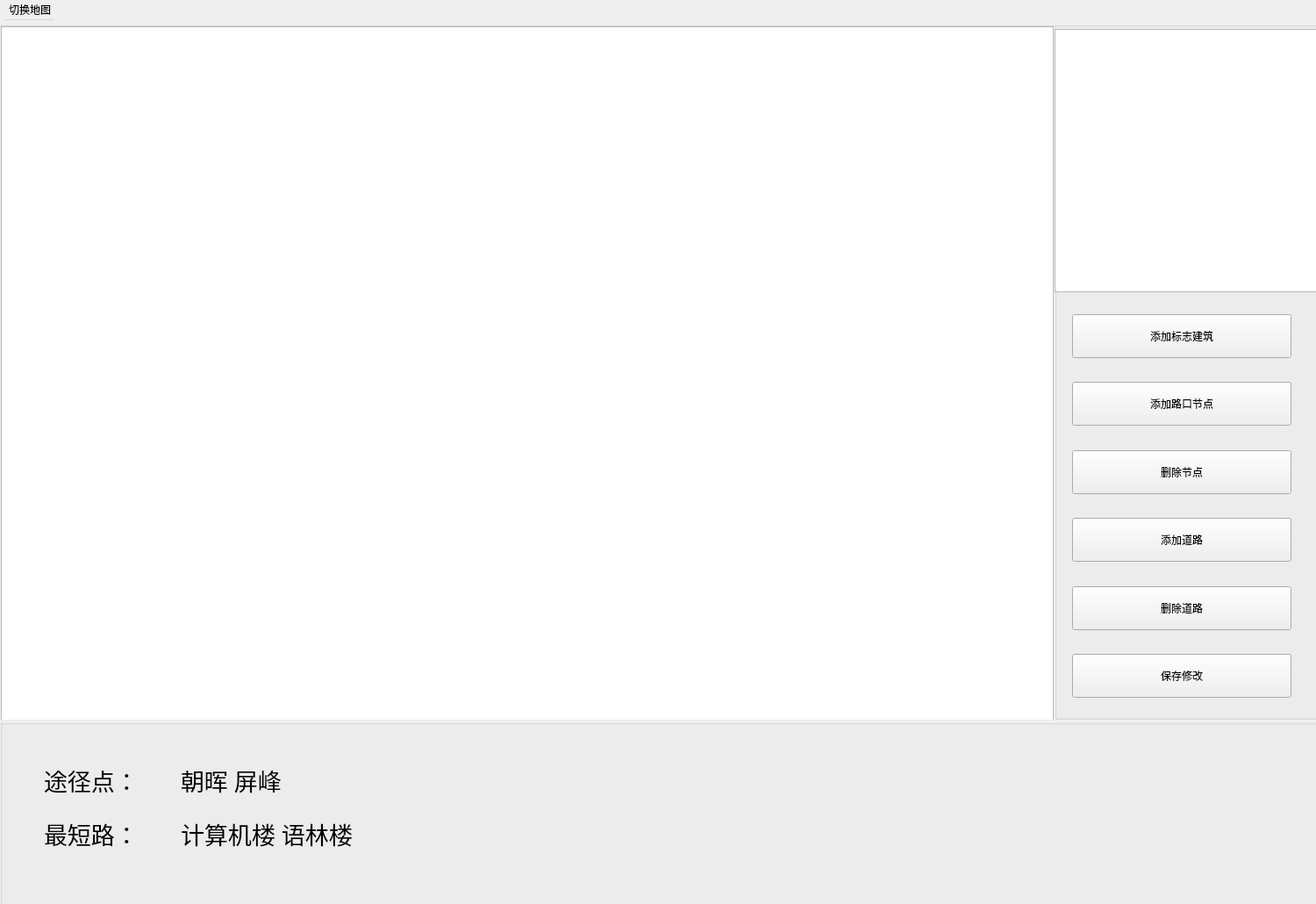
<?xml version="1.0" encoding="UTF-8"?>
<ui version="4.0">
 <class>MainWindow</class>
 <widget class="QMainWindow" name="MainWindow">
  <property name="enabled">
   <bool>true</bool>
  </property>
  <property name="geometry">
   <rect>
    <x>0</x>
    <y>0</y>
    <width>1500</width>
    <height>1030</height>
   </rect>
  </property>
  <property name="minimumSize">
   <size>
    <width>1500</width>
    <height>1030</height>
   </size>
  </property>
  <property name="maximumSize">
   <size>
    <width>1500</width>
    <height>1030</height>
   </size>
  </property>
  <property name="windowTitle">
   <string>MainWindow</string>
  </property>
  <widget class="QWidget" name="centralwidget">
   <property name="minimumSize">
    <size>
     <width>1500</width>
     <height>1000</height>
    </size>
   </property>
   <property name="maximumSize">
    <size>
     <width>1500</width>
     <height>1000</height>
    </size>
   </property>
   <widget class="QWidget" name="">
    <property name="geometry">
     <rect>
      <x>0</x>
      <y>-10</y>
      <width>1504</width>
      <height>1013</height>
     </rect>
    </property>
    <layout class="QVBoxLayout" name="verticalLayout">
     <property name="spacing">
      <number>0</number>
     </property>
     <item>
      <layout class="QHBoxLayout" name="horizontalLayout">
       <property name="spacing">
        <number>0</number>
       </property>
       <item>
        <widget class="QGroupBox" name="mapAera">
         <property name="minimumSize">
          <size>
           <width>1200</width>
           <height>800</height>
          </size>
         </property>
         <property name="maximumSize">
          <size>
           <width>1200</width>
           <height>800</height>
          </size>
         </property>
         <property name="font">
          <font>
           <family>Adobe Arabic</family>
           <pointsize>20</pointsize>
          </font>
         </property>
         <property name="title">
          <string/>
         </property>
         <widget class="QGraphicsView" name="mapGraphicsView">
          <property name="geometry">
           <rect>
            <x>0</x>
            <y>10</y>
            <width>1200</width>
            <height>800</height>
           </rect>
          </property>
          <property name="minimumSize">
           <size>
            <width>1200</width>
            <height>800</height>
           </size>
          </property>
          <property name="maximumSize">
           <size>
            <width>1200</width>
            <height>800</height>
           </size>
          </property>
         </widget>
        </widget>
       </item>
       <item>
        <widget class="QGroupBox" name="inputAera">
         <property name="minimumSize">
          <size>
           <width>300</width>
           <height>800</height>
          </size>
         </property>
         <property name="maximumSize">
          <size>
           <width>300</width>
           <height>800</height>
          </size>
         </property>
         <property name="title">
          <string/>
         </property>
         <widget class="QWidget" name="">
          <property name="geometry">
           <rect>
            <x>0</x>
            <y>10</y>
            <width>302</width>
            <height>811</height>
           </rect>
          </property>
          <layout class="QVBoxLayout" name="verticalLayout_2">
           <property name="spacing">
            <number>0</number>
           </property>
           <item>
            <widget class="QGraphicsView" name="graphicsView">
             <property name="minimumSize">
              <size>
               <width>300</width>
               <height>300</height>
              </size>
             </property>
             <property name="maximumSize">
              <size>
               <width>300</width>
               <height>300</height>
              </size>
             </property>
            </widget>
           </item>
           <item>
            <widget class="QStackedWidget" name="stackedWidget">
             <property name="minimumSize">
              <size>
               <width>300</width>
               <height>500</height>
              </size>
             </property>
             <property name="maximumSize">
              <size>
               <width>300</width>
               <height>500</height>
              </size>
             </property>
             <property name="currentIndex">
              <number>1</number>
             </property>
             <widget class="QWidget" name="pageNav">
              <widget class="QWidget" name="">
               <property name="geometry">
                <rect>
                 <x>0</x>
                 <y>0</y>
                 <width>334</width>
                 <height>491</height>
                </rect>
               </property>
               <layout class="QVBoxLayout" name="navUserSet_3">
                <property name="spacing">
                 <number>0</number>
                </property>
                <item>
                 <layout class="QVBoxLayout" name="algorithmChoice_3">
                  <property name="spacing">
                   <number>0</number>
                  </property>
                  <item>
                   <layout class="QHBoxLayout" name="horizontalLayout_15">
                    <property name="spacing">
                     <number>0</number>
                    </property>
                    <property name="leftMargin">
                     <number>5</number>
                    </property>
                    <property name="topMargin">
                     <number>10</number>
                    </property>
                    <property name="rightMargin">
                     <number>5</number>
                    </property>
                    <item>
                     <widget class="QRadioButton" name="heap">
                      <property name="minimumSize">
                       <size>
                        <width>150</width>
                        <height>0</height>
                       </size>
                      </property>
                      <property name="maximumSize">
                       <size>
                        <width>150</width>
                        <height>16777215</height>
                       </size>
                      </property>
                      <property name="font">
                       <font>
                        <family>Adobe Arabic</family>
                        <pointsize>14</pointsize>
                       </font>
                      </property>
                      <property name="text">
                       <string>Heap-Dijkstra</string>
                      </property>
                     </widget>
                    </item>
                    <item>
                     <spacer name="verticalSpacer_13">
                      <property name="orientation">
                       <enum>Qt::Vertical</enum>
                      </property>
                      <property name="sizeHint" stdset="0">
                       <size>
                        <width>20</width>
                        <height>40</height>
                       </size>
                      </property>
                     </spacer>
                    </item>
                    <item>
                     <widget class="QRadioButton" name="aStar">
                      <property name="minimumSize">
                       <size>
                        <width>150</width>
                        <height>0</height>
                       </size>
                      </property>
                      <property name="maximumSize">
                       <size>
                        <width>150</width>
                        <height>16777215</height>
                       </size>
                      </property>
                      <property name="font">
                       <font>
                        <family>Adobe Arabic</family>
                        <pointsize>14</pointsize>
                       </font>
                      </property>
                      <property name="text">
                       <string>A*</string>
                      </property>
                     </widget>
                    </item>
                   </layout>
                  </item>
                  <item>
                   <layout class="QHBoxLayout" name="horizontalLayout_14">
                    <property name="spacing">
                     <number>0</number>
                    </property>
                    <property name="leftMargin">
                     <number>8</number>
                    </property>
                    <property name="topMargin">
                     <number>10</number>
                    </property>
                    <property name="rightMargin">
                     <number>8</number>
                    </property>
                    <item>
                     <widget class="QRadioButton" name="dijkstra">
                      <property name="minimumSize">
                       <size>
                        <width>140</width>
                        <height>0</height>
                       </size>
                      </property>
                      <property name="maximumSize">
                       <size>
                        <width>140</width>
                        <height>16777215</height>
                       </size>
                      </property>
                      <property name="font">
                       <font>
                        <family>Adobe Arabic</family>
                        <pointsize>14</pointsize>
                       </font>
                      </property>
                      <property name="text">
                       <string>Dijkstra</string>
                      </property>
                     </widget>
                    </item>
                    <item>
                     <spacer name="verticalSpacer_15">
                      <property name="orientation">
                       <enum>Qt::Vertical</enum>
                      </property>
                      <property name="sizeHint" stdset="0">
                       <size>
                        <width>20</width>
                        <height>30</height>
                       </size>
                      </property>
                     </spacer>
                    </item>
                    <item>
                     <widget class="QRadioButton" name="bfs">
                      <property name="minimumSize">
                       <size>
                        <width>150</width>
                        <height>0</height>
                       </size>
                      </property>
                      <property name="maximumSize">
                       <size>
                        <width>150</width>
                        <height>16777215</height>
                       </size>
                      </property>
                      <property name="font">
                       <font>
                        <family>Adobe Arabic</family>
                        <pointsize>14</pointsize>
                       </font>
                      </property>
                      <property name="text">
                       <string>BFS</string>
                      </property>
                     </widget>
                    </item>
                   </layout>
                  </item>
                  <item>
                   <layout class="QHBoxLayout" name="horizontalLayout_13">
                    <property name="spacing">
                     <number>0</number>
                    </property>
                    <property name="leftMargin">
                     <number>5</number>
                    </property>
                    <property name="topMargin">
                     <number>10</number>
                    </property>
                    <property name="rightMargin">
                     <number>5</number>
                    </property>
                    <item>
                     <widget class="QRadioButton" name="spfa">
                      <property name="minimumSize">
                       <size>
                        <width>140</width>
                        <height>0</height>
                       </size>
                      </property>
                      <property name="maximumSize">
                       <size>
                        <width>140</width>
                        <height>16777215</height>
                       </size>
                      </property>
                      <property name="font">
                       <font>
                        <family>Adobe Arabic</family>
                        <pointsize>14</pointsize>
                       </font>
                      </property>
                      <property name="text">
                       <string>SPFA</string>
                      </property>
                     </widget>
                    </item>
                    <item>
                     <spacer name="verticalSpacer_14">
                      <property name="orientation">
                       <enum>Qt::Vertical</enum>
                      </property>
                      <property name="sizeHint" stdset="0">
                       <size>
                        <width>20</width>
                        <height>30</height>
                       </size>
                      </property>
                     </spacer>
                    </item>
                    <item>
                     <widget class="QRadioButton" name="gene">
                      <property name="minimumSize">
                       <size>
                        <width>150</width>
                        <height>0</height>
                       </size>
                      </property>
                      <property name="maximumSize">
                       <size>
                        <width>150</width>
                        <height>16777215</height>
                       </size>
                      </property>
                      <property name="font">
                       <font>
                        <family>Adobe Arabic</family>
                        <pointsize>14</pointsize>
                       </font>
                      </property>
                      <property name="text">
                       <string>遗传</string>
                      </property>
                     </widget>
                    </item>
                   </layout>
                  </item>
                  <item>
                   <layout class="QHBoxLayout" name="horizontalLayout_4">
                    <property name="spacing">
                     <number>0</number>
                    </property>
                    <property name="leftMargin">
                     <number>5</number>
                    </property>
                    <property name="topMargin">
                     <number>10</number>
                    </property>
                    <property name="rightMargin">
                     <number>5</number>
                    </property>
                    <property name="bottomMargin">
                     <number>10</number>
                    </property>
                    <item>
                     <widget class="QRadioButton" name="floyd">
                      <property name="minimumSize">
                       <size>
                        <width>140</width>
                        <height>0</height>
                       </size>
                      </property>
                      <property name="maximumSize">
                       <size>
                        <width>140</width>
                        <height>16777215</height>
                       </size>
                      </property>
                      <property name="font">
                       <font>
                        <family>Adobe Arabic</family>
                        <pointsize>14</pointsize>
                       </font>
                      </property>
                      <property name="text">
                       <string>Floyd</string>
                      </property>
                     </widget>
                    </item>
                    <item>
                     <spacer name="verticalSpacer_19">
                      <property name="orientation">
                       <enum>Qt::Vertical</enum>
                      </property>
                      <property name="sizeHint" stdset="0">
                       <size>
                        <width>20</width>
                        <height>40</height>
                       </size>
                      </property>
                     </spacer>
                    </item>
                    <item>
                     <spacer name="horizontalSpacer_45">
                      <property name="orientation">
                       <enum>Qt::Horizontal</enum>
                      </property>
                      <property name="sizeHint" stdset="0">
                       <size>
                        <width>150</width>
                        <height>20</height>
                       </size>
                      </property>
                     </spacer>
                    </item>
                   </layout>
                  </item>
                 </layout>
                </item>
                <item>
                 <layout class="QHBoxLayout" name="nextAndReset_3">
                  <property name="spacing">
                   <number>0</number>
                  </property>
                  <item>
                   <spacer name="horizontalSpacer_7">
                    <property name="orientation">
                     <enum>Qt::Horizontal</enum>
                    </property>
                    <property name="sizeHint" stdset="0">
                     <size>
                      <width>33</width>
                      <height>20</height>
                     </size>
                    </property>
                   </spacer>
                  </item>
                  <item>
                   <widget class="QPushButton" name="pushButton">
                    <property name="minimumSize">
                     <size>
                      <width>100</width>
                      <height>0</height>
                     </size>
                    </property>
                    <property name="maximumSize">
                     <size>
                      <width>100</width>
                      <height>16777215</height>
                     </size>
                    </property>
                    <property name="font">
                     <font>
                      <family>Adobe Arabic</family>
                      <pointsize>14</pointsize>
                     </font>
                    </property>
                    <property name="text">
                     <string>下一步</string>
                    </property>
                   </widget>
                  </item>
                  <item>
                   <spacer name="horizontalSpacer_8">
                    <property name="orientation">
                     <enum>Qt::Horizontal</enum>
                    </property>
                    <property name="sizeHint" stdset="0">
                     <size>
                      <width>33</width>
                      <height>20</height>
                     </size>
                    </property>
                   </spacer>
                  </item>
                  <item>
                   <spacer name="verticalSpacer_9">
                    <property name="orientation">
                     <enum>Qt::Vertical</enum>
                    </property>
                    <property name="sizeHint" stdset="0">
                     <size>
                      <width>20</width>
                      <height>40</height>
                     </size>
                    </property>
                   </spacer>
                  </item>
                  <item>
                   <widget class="QPushButton" name="pushButton_2">
                    <property name="minimumSize">
                     <size>
                      <width>100</width>
                      <height>0</height>
                     </size>
                    </property>
                    <property name="maximumSize">
                     <size>
                      <width>100</width>
                      <height>16777215</height>
                     </size>
                    </property>
                    <property name="font">
                     <font>
                      <family>Adobe Arabic</family>
                      <pointsize>14</pointsize>
                     </font>
                    </property>
                    <property name="text">
                     <string>重置</string>
                    </property>
                   </widget>
                  </item>
                  <item>
                   <spacer name="horizontalSpacer_9">
                    <property name="orientation">
                     <enum>Qt::Horizontal</enum>
                    </property>
                    <property name="sizeHint" stdset="0">
                     <size>
                      <width>80</width>
                      <height>20</height>
                     </size>
                    </property>
                   </spacer>
                  </item>
                 </layout>
                </item>
                <item>
                 <layout class="QHBoxLayout" name="showPath_3">
                  <property name="spacing">
                   <number>0</number>
                  </property>
                  <item>
                   <spacer name="horizontalSpacer_5">
                    <property name="orientation">
                     <enum>Qt::Horizontal</enum>
                    </property>
                    <property name="sizeHint" stdset="0">
                     <size>
                      <width>50</width>
                      <height>20</height>
                     </size>
                    </property>
                   </spacer>
                  </item>
                  <item>
                   <widget class="QCheckBox" name="checkBox">
                    <property name="minimumSize">
                     <size>
                      <width>20</width>
                      <height>0</height>
                     </size>
                    </property>
                    <property name="maximumSize">
                     <size>
                      <width>20</width>
                      <height>16777215</height>
                     </size>
                    </property>
                    <property name="text">
                     <string/>
                    </property>
                   </widget>
                  </item>
                  <item>
                   <spacer name="verticalSpacer_10">
                    <property name="orientation">
                     <enum>Qt::Vertical</enum>
                    </property>
                    <property name="sizeHint" stdset="0">
                     <size>
                      <width>10</width>
                      <height>40</height>
                     </size>
                    </property>
                   </spacer>
                  </item>
                  <item>
                   <widget class="QLabel" name="label_2">
                    <property name="minimumSize">
                     <size>
                      <width>220</width>
                      <height>0</height>
                     </size>
                    </property>
                    <property name="maximumSize">
                     <size>
                      <width>220</width>
                      <height>16777215</height>
                     </size>
                    </property>
                    <property name="font">
                     <font>
                      <family>Adobe Arabic</family>
                      <pointsize>14</pointsize>
                     </font>
                    </property>
                    <property name="text">
                     <string>  展示搜索过程</string>
                    </property>
                   </widget>
                  </item>
                  <item>
                   <spacer name="horizontalSpacer_6">
                    <property name="orientation">
                     <enum>Qt::Horizontal</enum>
                    </property>
                    <property name="sizeHint" stdset="0">
                     <size>
                      <width>20</width>
                      <height>20</height>
                     </size>
                    </property>
                   </spacer>
                  </item>
                 </layout>
                </item>
                <item>
                 <layout class="QHBoxLayout" name="autoNext_3">
                  <property name="spacing">
                   <number>0</number>
                  </property>
                  <item>
                   <spacer name="horizontalSpacer">
                    <property name="orientation">
                     <enum>Qt::Horizontal</enum>
                    </property>
                    <property name="sizeHint" stdset="0">
                     <size>
                      <width>50</width>
                      <height>20</height>
                     </size>
                    </property>
                   </spacer>
                  </item>
                  <item>
                   <widget class="QCheckBox" name="checkBox_2">
                    <property name="minimumSize">
                     <size>
                      <width>20</width>
                      <height>0</height>
                     </size>
                    </property>
                    <property name="maximumSize">
                     <size>
                      <width>20</width>
                      <height>16777215</height>
                     </size>
                    </property>
                    <property name="text">
                     <string/>
                    </property>
                   </widget>
                  </item>
                  <item>
                   <spacer name="verticalSpacer_11">
                    <property name="orientation">
                     <enum>Qt::Vertical</enum>
                    </property>
                    <property name="sizeHint" stdset="0">
                     <size>
                      <width>10</width>
                      <height>40</height>
                     </size>
                    </property>
                   </spacer>
                  </item>
                  <item>
                   <widget class="QLabel" name="label_3">
                    <property name="minimumSize">
                     <size>
                      <width>220</width>
                      <height>0</height>
                     </size>
                    </property>
                    <property name="maximumSize">
                     <size>
                      <width>220</width>
                      <height>16777215</height>
                     </size>
                    </property>
                    <property name="font">
                     <font>
                      <family>Adobe Arabic</family>
                      <pointsize>14</pointsize>
                     </font>
                    </property>
                    <property name="text">
                     <string>  自动下一步</string>
                    </property>
                   </widget>
                  </item>
                  <item>
                   <spacer name="horizontalSpacer_3">
                    <property name="orientation">
                     <enum>Qt::Horizontal</enum>
                    </property>
                    <property name="sizeHint" stdset="0">
                     <size>
                      <width>20</width>
                      <height>20</height>
                     </size>
                    </property>
                   </spacer>
                  </item>
                 </layout>
                </item>
               </layout>
              </widget>
             </widget>
             <widget class="QWidget" name="pageModi">
              <widget class="QWidget" name="">
               <property name="geometry">
                <rect>
                 <x>20</x>
                 <y>0</y>
                 <width>252</width>
                 <height>481</height>
                </rect>
               </property>
               <layout class="QVBoxLayout" name="verticalLayout_3">
                <item>
                 <spacer name="verticalSpacer_17">
                  <property name="orientation">
                   <enum>Qt::Vertical</enum>
                  </property>
                  <property name="sizeHint" stdset="0">
                   <size>
                    <width>20</width>
                    <height>40</height>
                   </size>
                  </property>
                 </spacer>
                </item>
                <item>
                 <widget class="QPushButton" name="addBuilding">
                  <property name="minimumSize">
                   <size>
                    <width>250</width>
                    <height>50</height>
                   </size>
                  </property>
                  <property name="maximumSize">
                   <size>
                    <width>250</width>
                    <height>50</height>
                   </size>
                  </property>
                  <property name="text">
                   <string>添加标志建筑</string>
                  </property>
                 </widget>
                </item>
                <item>
                 <spacer name="verticalSpacer_12">
                  <property name="orientation">
                   <enum>Qt::Vertical</enum>
                  </property>
                  <property name="sizeHint" stdset="0">
                   <size>
                    <width>20</width>
                    <height>40</height>
                   </size>
                  </property>
                 </spacer>
                </item>
                <item>
                 <widget class="QPushButton" name="addNode">
                  <property name="minimumSize">
                   <size>
                    <width>250</width>
                    <height>50</height>
                   </size>
                  </property>
                  <property name="maximumSize">
                   <size>
                    <width>250</width>
                    <height>50</height>
                   </size>
                  </property>
                  <property name="text">
                   <string>添加路口节点</string>
                  </property>
                 </widget>
                </item>
                <item>
                 <spacer name="verticalSpacer_16">
                  <property name="orientation">
                   <enum>Qt::Vertical</enum>
                  </property>
                  <property name="sizeHint" stdset="0">
                   <size>
                    <width>20</width>
                    <height>40</height>
                   </size>
                  </property>
                 </spacer>
                </item>
                <item>
                 <widget class="QPushButton" name="removeNode">
                  <property name="minimumSize">
                   <size>
                    <width>250</width>
                    <height>50</height>
                   </size>
                  </property>
                  <property name="maximumSize">
                   <size>
                    <width>250</width>
                    <height>50</height>
                   </size>
                  </property>
                  <property name="text">
                   <string>删除节点</string>
                  </property>
                 </widget>
                </item>
                <item>
                 <spacer name="verticalSpacer_20">
                  <property name="orientation">
                   <enum>Qt::Vertical</enum>
                  </property>
                  <property name="sizeHint" stdset="0">
                   <size>
                    <width>20</width>
                    <height>40</height>
                   </size>
                  </property>
                 </spacer>
                </item>
                <item>
                 <widget class="QPushButton" name="addPath">
                  <property name="minimumSize">
                   <size>
                    <width>250</width>
                    <height>50</height>
                   </size>
                  </property>
                  <property name="maximumSize">
                   <size>
                    <width>250</width>
                    <height>50</height>
                   </size>
                  </property>
                  <property name="text">
                   <string>添加道路</string>
                  </property>
                 </widget>
                </item>
                <item>
                 <spacer name="verticalSpacer_22">
                  <property name="orientation">
                   <enum>Qt::Vertical</enum>
                  </property>
                  <property name="sizeHint" stdset="0">
                   <size>
                    <width>20</width>
                    <height>40</height>
                   </size>
                  </property>
                 </spacer>
                </item>
                <item>
                 <widget class="QPushButton" name="removePath">
                  <property name="minimumSize">
                   <size>
                    <width>250</width>
                    <height>50</height>
                   </size>
                  </property>
                  <property name="maximumSize">
                   <size>
                    <width>250</width>
                    <height>50</height>
                   </size>
                  </property>
                  <property name="text">
                   <string>删除道路</string>
                  </property>
                 </widget>
                </item>
                <item>
                 <spacer name="verticalSpacer_21">
                  <property name="orientation">
                   <enum>Qt::Vertical</enum>
                  </property>
                  <property name="sizeHint" stdset="0">
                   <size>
                    <width>20</width>
                    <height>40</height>
                   </size>
                  </property>
                 </spacer>
                </item>
                <item>
                 <widget class="QPushButton" name="saveChange">
                  <property name="minimumSize">
                   <size>
                    <width>250</width>
                    <height>50</height>
                   </size>
                  </property>
                  <property name="maximumSize">
                   <size>
                    <width>250</width>
                    <height>50</height>
                   </size>
                  </property>
                  <property name="text">
                   <string>保存修改</string>
                  </property>
                 </widget>
                </item>
                <item>
                 <spacer name="verticalSpacer_18">
                  <property name="orientation">
                   <enum>Qt::Vertical</enum>
                  </property>
                  <property name="sizeHint" stdset="0">
                   <size>
                    <width>20</width>
                    <height>40</height>
                   </size>
                  </property>
                 </spacer>
                </item>
               </layout>
              </widget>
             </widget>
            </widget>
           </item>
          </layout>
         </widget>
        </widget>
       </item>
      </layout>
     </item>
     <item>
      <widget class="QGroupBox" name="ouputAera">
       <property name="minimumSize">
        <size>
         <width>1500</width>
         <height>200</height>
        </size>
       </property>
       <property name="title">
        <string/>
       </property>
       <widget class="QStackedWidget" name="stackedWidget_2">
        <property name="geometry">
         <rect>
          <x>40</x>
          <y>30</y>
          <width>1451</width>
          <height>141</height>
         </rect>
        </property>
        <property name="minimumSize">
         <size>
          <width>170</width>
          <height>0</height>
         </size>
        </property>
        <property name="currentIndex">
         <number>0</number>
        </property>
        <widget class="QWidget" name="pageNav_2">
         <widget class="QWidget" name="">
          <property name="geometry">
           <rect>
            <x>10</x>
            <y>10</y>
            <width>653</width>
            <height>115</height>
           </rect>
          </property>
          <layout class="QVBoxLayout" name="outputInformation">
           <item>
            <layout class="QHBoxLayout" name="pointWant">
             <item>
              <widget class="QLabel" name="label_6">
               <property name="minimumSize">
                <size>
                 <width>150</width>
                 <height>50</height>
                </size>
               </property>
               <property name="maximumSize">
                <size>
                 <width>150</width>
                 <height>50</height>
                </size>
               </property>
               <property name="font">
                <font>
                 <family>Adobe Arabic</family>
                 <pointsize>20</pointsize>
                </font>
               </property>
               <property name="text">
                <string>途径点：</string>
               </property>
              </widget>
             </item>
             <item>
              <widget class="QLabel" name="label_7">
               <property name="minimumSize">
                <size>
                 <width>0</width>
                 <height>50</height>
                </size>
               </property>
               <property name="font">
                <font>
                 <family>Adobe Arabic</family>
                 <pointsize>20</pointsize>
                </font>
               </property>
               <property name="text">
                <string>&lt;html&gt;&lt;head/&gt;&lt;body&gt;&lt;p&gt;朝晖 屏峰&lt;/p&gt;&lt;/body&gt;&lt;/html&gt;</string>
               </property>
              </widget>
             </item>
            </layout>
           </item>
           <item>
            <layout class="QHBoxLayout" name="shorestPath">
             <item>
              <widget class="QLabel" name="label_8">
               <property name="minimumSize">
                <size>
                 <width>150</width>
                 <height>50</height>
                </size>
               </property>
               <property name="maximumSize">
                <size>
                 <width>150</width>
                 <height>50</height>
                </size>
               </property>
               <property name="font">
                <font>
                 <family>Adobe Arabic</family>
                 <pointsize>20</pointsize>
                </font>
               </property>
               <property name="text">
                <string>最短路：</string>
               </property>
              </widget>
             </item>
             <item>
              <widget class="QLabel" name="label_9">
               <property name="minimumSize">
                <size>
                 <width>0</width>
                 <height>50</height>
                </size>
               </property>
               <property name="maximumSize">
                <size>
                 <width>16777215</width>
                 <height>50</height>
                </size>
               </property>
               <property name="font">
                <font>
                 <family>Adobe Arabic</family>
                 <pointsize>20</pointsize>
                </font>
               </property>
               <property name="text">
                <string>计算机楼 语林楼</string>
               </property>
              </widget>
             </item>
            </layout>
           </item>
          </layout>
         </widget>
        </widget>
        <widget class="QWidget" name="pageModi_2"/>
       </widget>
      </widget>
     </item>
    </layout>
   </widget>
  </widget>
  <widget class="QMenuBar" name="menuBar">
   <property name="geometry">
    <rect>
     <x>0</x>
     <y>0</y>
     <width>1500</width>
     <height>30</height>
    </rect>
   </property>
   <property name="minimumSize">
    <size>
     <width>1500</width>
     <height>30</height>
    </size>
   </property>
   <property name="maximumSize">
    <size>
     <width>1500</width>
     <height>30</height>
    </size>
   </property>
   <widget class="QMenu" name="menu">
    <property name="title">
     <string>切换地图</string>
    </property>
   </widget>
   <addaction name="menu"/>
  </widget>
 </widget>
 <resources/>
 <connections/>
</ui>
